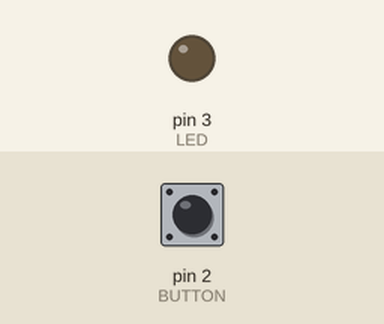
Recording of a sketch running on a simulated Arduino Uno, built with avr-gcc and run on an emulated ATmega328P. On the bench: output pins drawn as LEDs (lit = HIGH). Inputs (shaded band) come from the test bench; at power-on: pin 2 (BUTTON) HIGH.

Above: at 1.2 s.
1.3 s: pin 2 (BUTTON) pulled LOW for 0.15 s
At 1.37 s:
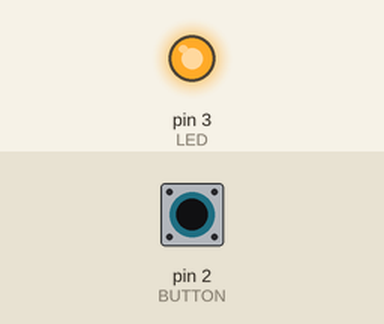
2.9 s: pin 2 (BUTTON) pulled LOW for 3.2 s
At 6.4 s:
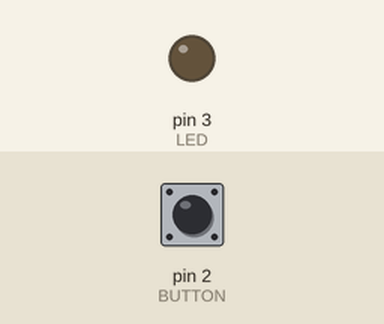
Timing chart, 0 to 7.9 s (numbered marks = the images above; inputs shaded):
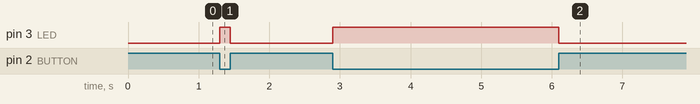

Measured:
- after the input at 1.3 s, pin 3 (LED): LOW → HIGH at once, → LOW 0.15 s later
- after the input at 2.9 s, pin 3 (LED): LOW → HIGH at once, → LOW 3.2 s later

The sketch:

LED_push_button_pull_up.ino
```cpp
#define LED 3
#define BUTTON 2

void setup() {
  pinMode(LED,OUTPUT);
  pinMode(BUTTON,INPUT_PULLUP); //Set D2 to input with internal pull-up

}

void loop() {
  int buttonState = digitalRead(BUTTON); //Read the current button                   //state
  digitalWrite(LED, !buttonState); //Switch LED accordingly
}
```
